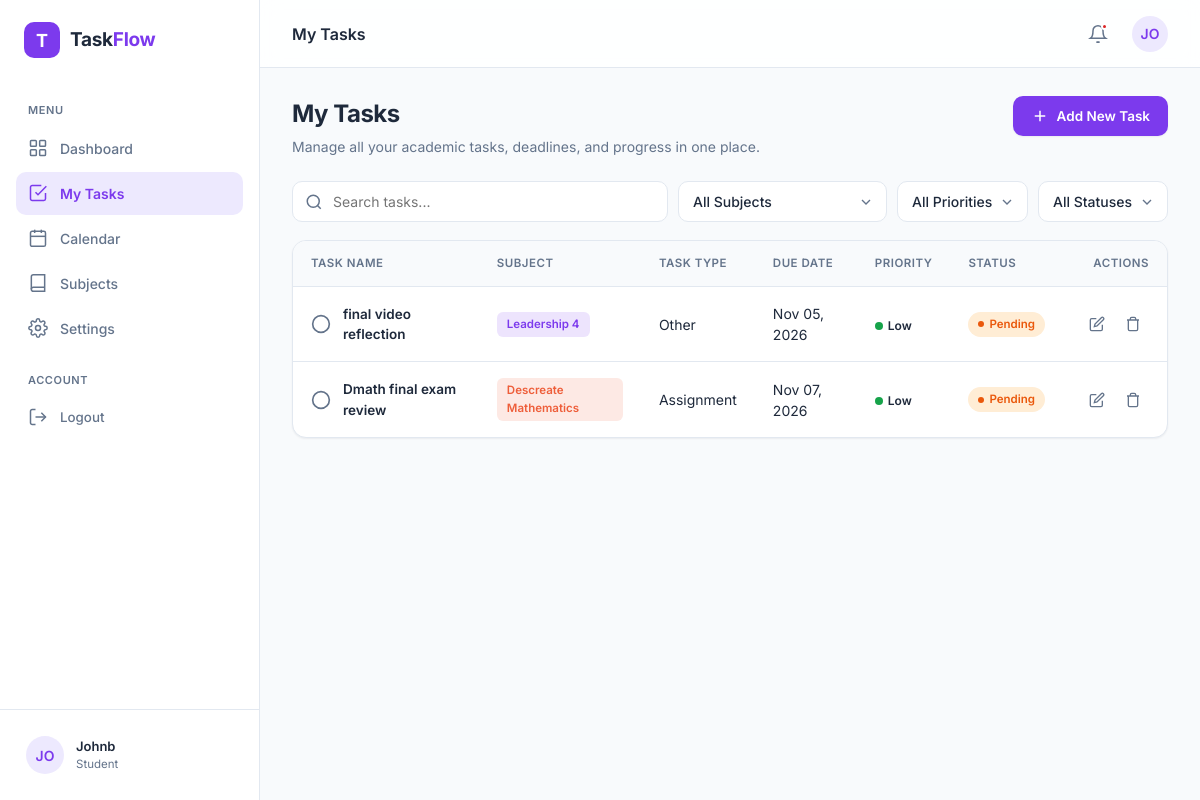
The app's page /my-tasks/ (signed in) with its own data.
### tasks/models.py (models this page shows, shortened)
class Task(models.Model):
    PRIORITY_CHOICES = [
        ('Low', 'Low'),
        ('Medium', 'Medium'),
        ('High', 'High'),
    ]
    STATUS_CHOICES = [
        ('Pending', 'Pending'),
        ('In Progress', 'In Progress'),
        ('Completed', 'Completed'),
    ]
    TYPE_CHOICES = [
        ('Assignment', 'Assignment'),
        ('Exam', 'Exam'),
        ('Project', 'Project'),
        ('Other', 'Other'),
    ]
    user = models.ForeignKey(User, on_delete=models.CASCADE)
    subject = models.ForeignKey(Subject, on_delete=models.CASCADE, null=True, blank=True)
    title = models.CharField(max_length=200)
    description = models.TextField(blank=True, null=True)
    task_type = models.CharField(max_length=20, choices=TYPE_CHOICES, default='assignment')
    priority = models.CharField(max_length=10, choices = PRIORITY_CHOICES, default='medium')
    status = models.CharField(max_length=15, choices=STATUS_CHOICES, default='pending')
    due_date = models.DateTimeField()
    created_at = models.DateTimeField(auto_now_add=True)

class Subject(models.Model):
    user = models.ForeignKey(User, on_delete=models.CASCADE)
    name = models.CharField(max_length=100)
    code = models.CharField(max_length=20)
    color = models.CharField(max_length=7, default='#7C3AED')
    created_at = models.DateTimeField(auto_now_add=True)

### tasks/views.py (the view)
# urls.py: path('my-tasks/', views.my_tasks, name='my_tasks'),
@login_required
def my_tasks(request):
    tasks = Task.objects.filter(user=request.user).order_by('due_date')
    subjects = Subject.objects.filter(user=request.user)
    context = {
        'tasks': tasks,
        'subjects': subjects,
    }
    return render(request, 'tasks/my-tasks.html', context)

### templates/tasks/my-tasks.html (shortened to what this page needs)
{% extends 'base.html' %}
{% load static %}
{% block page_title %}My Tasks{% endblock %}
{% block content %}
<div class="page-header">
  <div>
    <h1 class="page-title">My Tasks</h1>
    <p class="page-subtitle">Manage all your academic tasks, deadlines, and progress in one place.</p>
  </div>
  <div class="header-actions">
    <a href="{% url 'add_task' %}" class="btn btn-primary">
      <svg viewBox="0 0 24 24" fill="none" stroke="currentColor"><line x1="12" y1="5" x2="12" y2="19"/><line x1="5" y1="12" x2="19" y2="12"/></svg>
      Add New Task
    </a>
  </div>
</div>
<div class="filters">
  <div class="search-box">
    <svg viewBox="0 0 24 24" fill="none" stroke="currentColor"><circle cx="11" cy="11" r="8"/><line x1="21" y1="21" x2="16.65" y2="16.65"/></svg>
    <input id="taskSearch" type="text" placeholder="Search tasks...">
  </div>
  <select id="filterSubject" class="select">
    <option value="">All Subjects</option>
  </select>
  <select id="filterPriority" class="select">
    <option value="">All Priorities</option>
  </select>
  <select id="filterStatus" class="select">
    <option value="">All Statuses</option>
  </select>
</div>
<div class="table-wrap">
  <div class="table-scroll">
    <table id="taskTable">
      <thead>
        <tr>
          <th>Task Name</th>
          <th>Subject</th>
          <th>Task Type</th>
          <th>Due Date</th>
          <th>Priority</th>
          <th>Status</th>
          <th style="text-align:right">Actions</th>
        </tr>
      </thead>
      <tbody>
        {% for task in tasks %}
        <tr data-name="{{ task.title }}"
            data-subject="{{ task.subject.name|default:'' }}"
            data-priority="{{ task.get_priority_display|capfirst }}"
            data-status="{% if task.status == 'inprogress' %}In Progress{% elif task.status == 'completed' %}Completed{% else %}Pending{% endif %}">
          <td>
            <div style="display: flex; align-items: center; gap: 12px;">
              <form method="POST" action="{% url 'toggle_task' task.id %}" style="margin: 0; padding: 0; display: flex;">
                <button type="submit" title="Mark as Complete/Pending" style="background: none; border: none; cursor: pointer; padding: 0; display: flex; align-items: center; color: {% if task.status == 'completed' %}var(--success){% else %}var(--text-2){% endif %}; transition: color 0.15s;">
                  {% if task.status == 'completed' %}
                    <svg width="20" height="20" viewBox="0 0 24 24" fill="none" stroke="currentColor" stroke-width="2"><path d="M22 11.08V12a10 10 0 1 1-5.93-9.14"/><polyline points="22 4 12 14.01 9 11.01"/></svg>
                  {% else %}
                    <svg width="20" height="20" viewBox="0 0 24 24" fill="none" stroke="currentColor" stroke-width="2"><circle cx="12" cy="12" r="10"/></svg>
                  {% endif %}
                </button>
              </form>
              <div class="task-name" style="{% if task.status == 'completed' %}text-decoration: line-through; color: var(--text-2);{% endif %}">
                {{ task.title }}
              </div>
            </div>
          </td>
          <td>
            {% if task.subject %}
              <span class="subject-chip" style="background:{{ task.subject.color }}22; color:{{ task.subject.color }};">{{ task.subject.name }}</span>
            {% else %}
              <span style="color:var(--text-2)">-</span>
            {% endif %}
          </td>
          <td>{{ task.get_task_type_display|capfirst }}</td>
          <td>{{ task.due_date|date:"M d, Y" }}</td>
          <td>
            <span class="priority {{ task.priority }}">{{ task.get_priority_display|capfirst }}</span>
          </td>
          <td>
            <span class="badge {% if task.status == 'inprogress' %}inprogress{% elif task.status == 'completed' %}completed{% else %}pending{% endif %}">
              {{ task.get_status_display|capfirst }}
            </span>
          </td>
          <td class="actions-cell"><div class="row-actions">
            <a href="{% url 'edit_task' task.id %}" class="row-btn" title="Edit">
              <svg viewBox="0 0 24 24" fill="none" stroke="currentColor"><path d="M11 4H4a2 2 0 0 0-2 2v14a2 2 0 0 0 2 2h14a2 2 0 0 0 2-2v-7"/><path d="M18.5 2.5a2.121 2.121 0 0 1 3 3L12 15l-4 1 1-4 9.5-9.5z"/></svg>
            </a>
            <form method="POST" action="{% url 'delete_task' task.id %}" style="display:inline;" onsubmit="return confirm('Are you sure you want to delete this task?');">
              <button type="submit" class="row-btn danger" title="Delete">
                <svg viewBox="0 0 24 24" fill="none" stroke="currentColor"><polyline points="3 6 5 6 21 6"/><path d="M19 6v14a2 2 0 0 1-2 2H7a2 2 0 0 1-2-2V6m3 0V4a2 2 0 0 1 2-2h4a2 2 0 0 1 2 2v2"/></svg>
              </button>
            </form>
          </div></td>
        </tr>
        {% empty %}
        <tr>
          <td colspan="7" style="text-align:center; padding: 30px; color: var(--text-2);">
            No tasks yet. Click "Add New Task" to get started!
          </td>
        </tr>
        {% endfor %}
      </tbody>
    </table>
  </div>
</div>
{% endblock %}

### templates/base.html (shortened to what this page needs)
{% load static %}
<!DOCTYPE html>
<html lang="en">
<head>
<link rel="stylesheet" href="{% static 'css/styles.css' %}">
</head>
<body>
<div class="app">
  <aside class="sidebar">
    <div class="sidebar-logo">
      <div class="logo-mark">T</div>
      <div class="logo-text">Task<span>Flow</span></div>
    </div>
    <nav class="sidebar-nav">
      <div class="nav-label">Menu</div>
      <a href="{% url 'dashboard' %}" class="nav-item {% if request.resolver_match.url_name == 'dashboard' %}active{% endif %}">
        <svg viewBox="0 0 24 24" fill="none" stroke="currentColor"><rect x="3" y="3" width="7" height="7" rx="1"/><rect x="14" y="3" width="7" height="7" rx="1"/><rect x="3" y="14" width="7" height="7" rx="1"/><rect x="14" y="14" width="7" height="7" rx="1"/></svg>
        Dashboard
      </a>
      <a href="{% url 'my_tasks' %}" class="nav-item {% if request.resolver_match.url_name == 'my_tasks' %}active{% endif %}">
        <svg viewBox="0 0 24 24" fill="none" stroke="currentColor"><path d="M9 11l3 3L22 4"/><path d="M21 12v7a2 2 0 0 1-2 2H5a2 2 0 0 1-2-2V5a2 2 0 0 1 2-2h11"/></svg>
        My Tasks
      </a>
      <a href="{% url 'calendar' %}" class="nav-item {% if request.resolver_match.url_name == 'calendar' %}active{% endif %}">
        <svg viewBox="0 0 24 24" fill="none" stroke="currentColor"><rect x="3" y="4" width="18" height="18" rx="2"/><line x1="16" y1="2" x2="16" y2="6"/><line x1="8" y1="2" x2="8" y2="6"/><line x1="3" y1="10" x2="21" y2="10"/></svg>
        Calendar
      </a>
      <a href="{% url 'subjects' %}" class="nav-item {% if request.resolver_match.url_name == 'subjects' %}active{% endif %}">
        <svg viewBox="0 0 24 24" fill="none" stroke="currentColor"><path d="M4 19.5A2.5 2.5 0 0 1 6.5 17H20"/><path d="M6.5 2H20v20H6.5A2.5 2.5 0 0 1 4 19.5v-15A2.5 2.5 0 0 1 6.5 2z"/></svg>
        Subjects
      </a>
      <a href="{% url 'settings' %}" class="nav-item {% if request.resolver_match.url_name == 'settings' %}active{% endif %}">
        Settings
      </a>
      <div class="nav-label" style="margin-top:8px">Account</div>
      <form method="POST" action="{% url 'logout' %}" style="margin:0; padding:0;">
        <button type="submit" class="nav-item" style="width:100%; text-align:left; background:none; border:none; cursor:pointer;">
          <svg viewBox="0 0 24 24" fill="none" stroke="currentColor"><path d="M9 21H5a2 2 0 0 1-2-2V5a2 2 0 0 1 2-2h4"/><polyline points="16 17 21 12 16 7"/><line x1="21" y1="12" x2="9" y2="12"/></svg>
          Logout
        </button>
      </form>
    </nav>
    <div class="sidebar-footer">
      <div class="user-card">
        <div class="avatar">{{ request.user.username|slice:":2"|upper }}</div>
        <div class="user-info">
          <div class="user-name">{{ request.user.username|capfirst }}</div>
          <div class="user-role">Student</div>
        </div>
      </div>
    </div>
  </aside>
  <div class="main">
    <header class="topbar">
      <div class="topbar-title">{% block page_title %}Page{% endblock %}</div>
      <div class="topbar-right">
        <button class="icon-btn" aria-label="Notifications">
          <svg viewBox="0 0 24 24" fill="none" stroke="currentColor"><path d="M18 8A6 6 0 0 0 6 8c0 7-3 9-3 9h18s-3-2-3-9"/><path d="M13.73 21a2 2 0 0 1-3.46 0"/></svg>
          <span class="dot"></span>
        </button>
        <div class="avatar" style="width:36px;height:36px">{{ request.user.username|slice:":2"|upper }}</div>
      </div>
    </header>
    <main class="content">
      {% block content %}
      {% endblock %}
    </main>
  </div>
</div>
</body>
</html>

### records on screen
Task: title "final video reflection", subject.name "Leadership 4", task_type "Other", due_date "Nov 05, 2026", priority "Low", status "Pending"
Task: title "Dmath final exam review", subject.name "Descreate Mathematics", task_type "Assignment", due_date "Nov 07, 2026", priority "Low", status "Pending"

### other values on screen
{{ request.user.username|slice:":2"|upper }} "JO"
{{ request.user.username|capfirst }} "Johnb"
